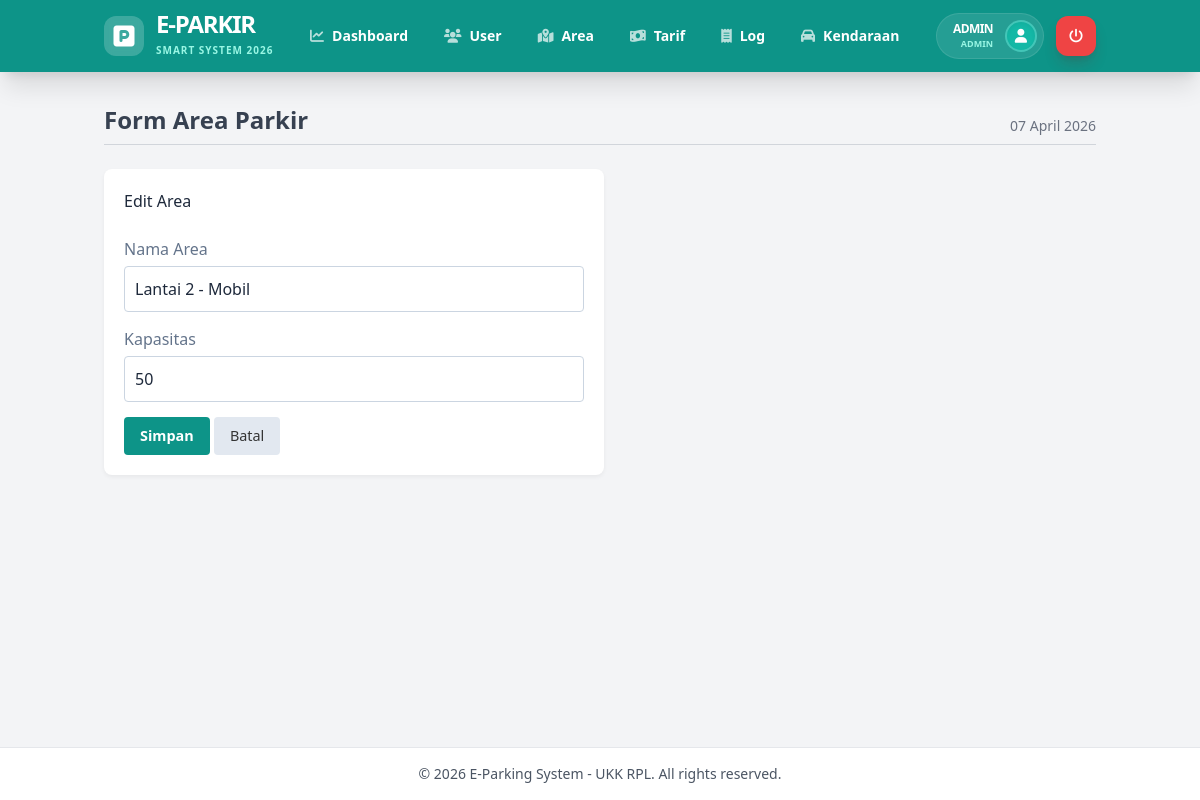
The page /pages/admin/area_form.php?id=2 (signed in) on the database as committed earlier.
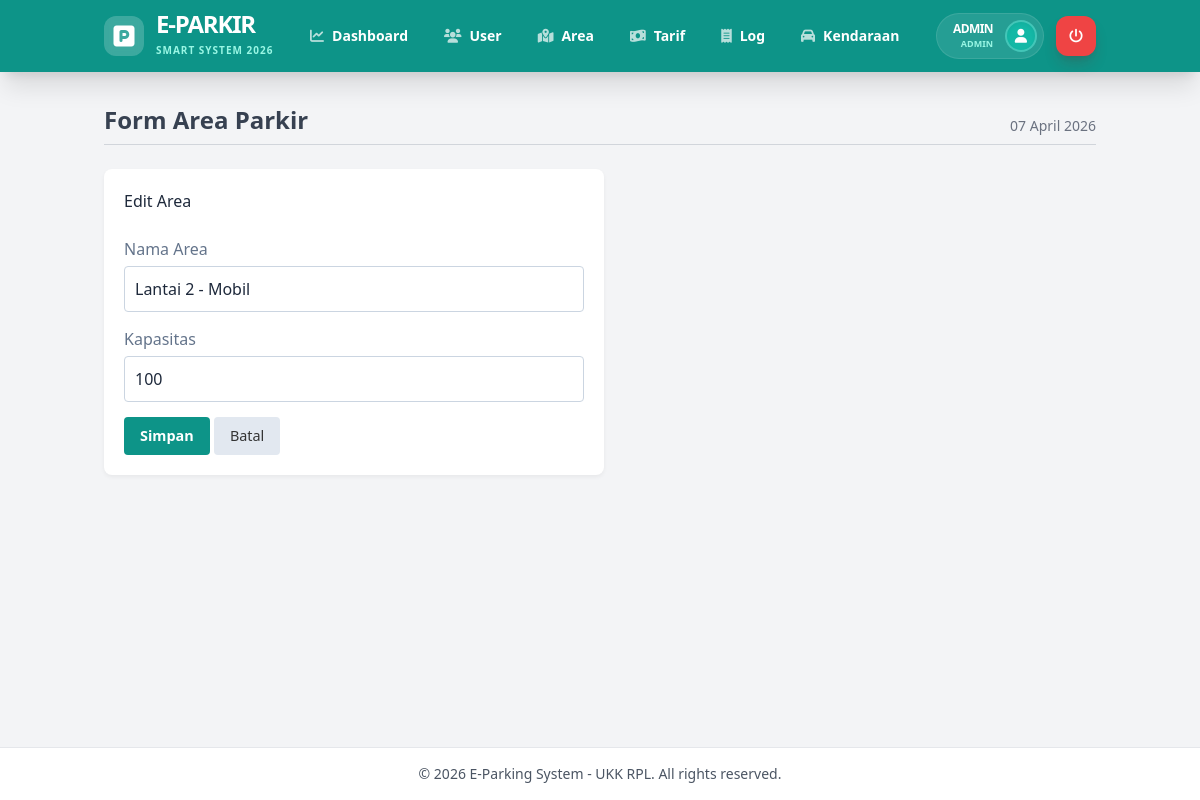
The same page on the database as committed later.
### tables this page shows
CREATE TABLE IF NOT EXISTS area_parkir (
    id_area INT AUTO_INCREMENT PRIMARY KEY,
    nama_area VARCHAR(50) NOT NULL,
    kapasitas INT NOT NULL,
    terisi INT DEFAULT 0
);

### pages/admin/area_form.php (the view, shortened to what this page needs)
<?php
require_once '../../config/db.php';
$is_edit = false;
$nama = '';
$kapasitas = '';
if (isset($_GET['id'])) {
    $is_edit = true;
    $id = intval($_GET['id']);
    $query = "SELECT * FROM area_parkir WHERE id_area = $id";
    $result = mysqli_query($conn, $query);
    if ($row = mysqli_fetch_assoc($result)) {
        $nama = $row['nama_area'];
        $kapasitas = $row['kapasitas'];
    }
}
include '../../includes/header.php';
?>
<div class="card" style="max-width: 500px;">
    <h3><?php echo $is_edit ? 'Edit Area' : 'Tambah Area'; ?></h3>
    <br>
    <form method="POST">
        <div class="form-group">
            <label class="form-label">Nama Area</label>
            <input type="text" name="nama" class="form-control" value="<?php echo $nama; ?>" required placeholder="Contoh: Lantai 1">
        </div>
        <div class="form-group">
            <label class="form-label">Kapasitas</label>
            <input type="number" name="kapasitas" class="form-control" value="<?php echo $kapasitas; ?>" required>
        </div>
        <button type="submit" class="btn btn-primary">Simpan</button>
        <a href="area.php" class="btn" style="background: #e2e8f0; color: #333;">Batal</a>
    </form>
</div>
<?php include '../../includes/footer.php'; ?>

Rows that differ between the two databases and show on the page:
changed area_parkir "Lantai 2 - Mobil": kapasitas "50" → "100"
